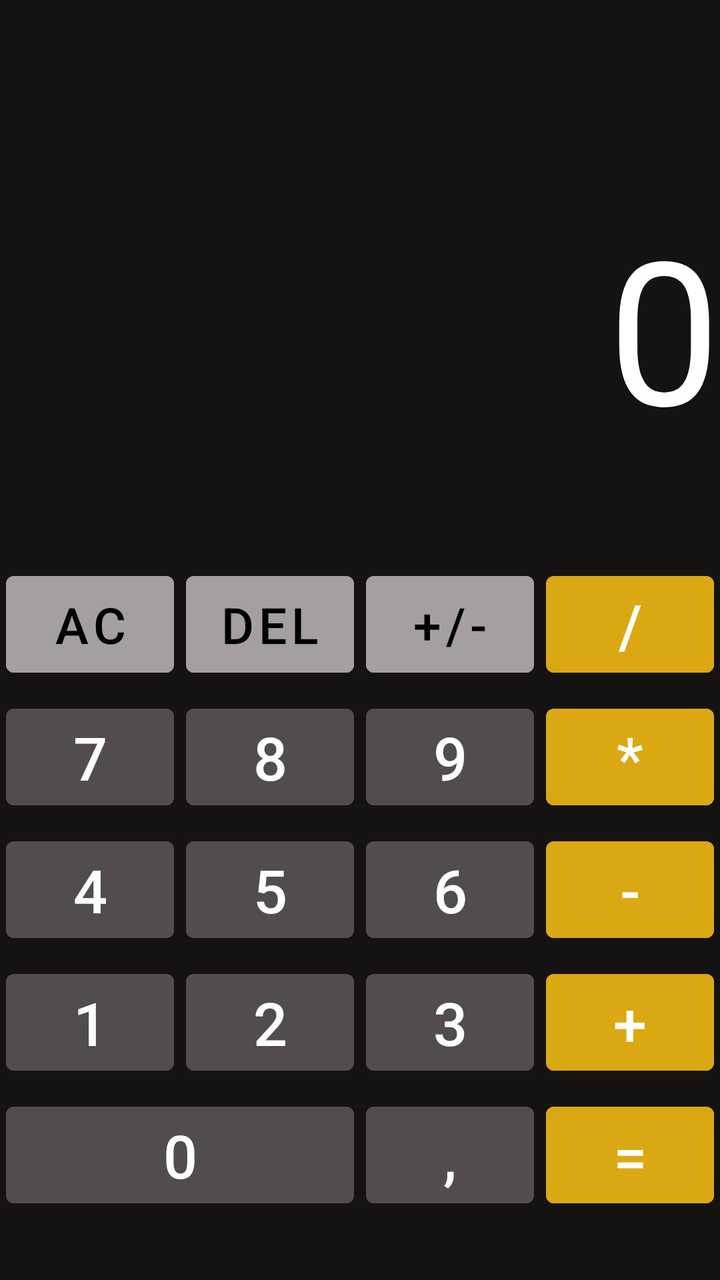
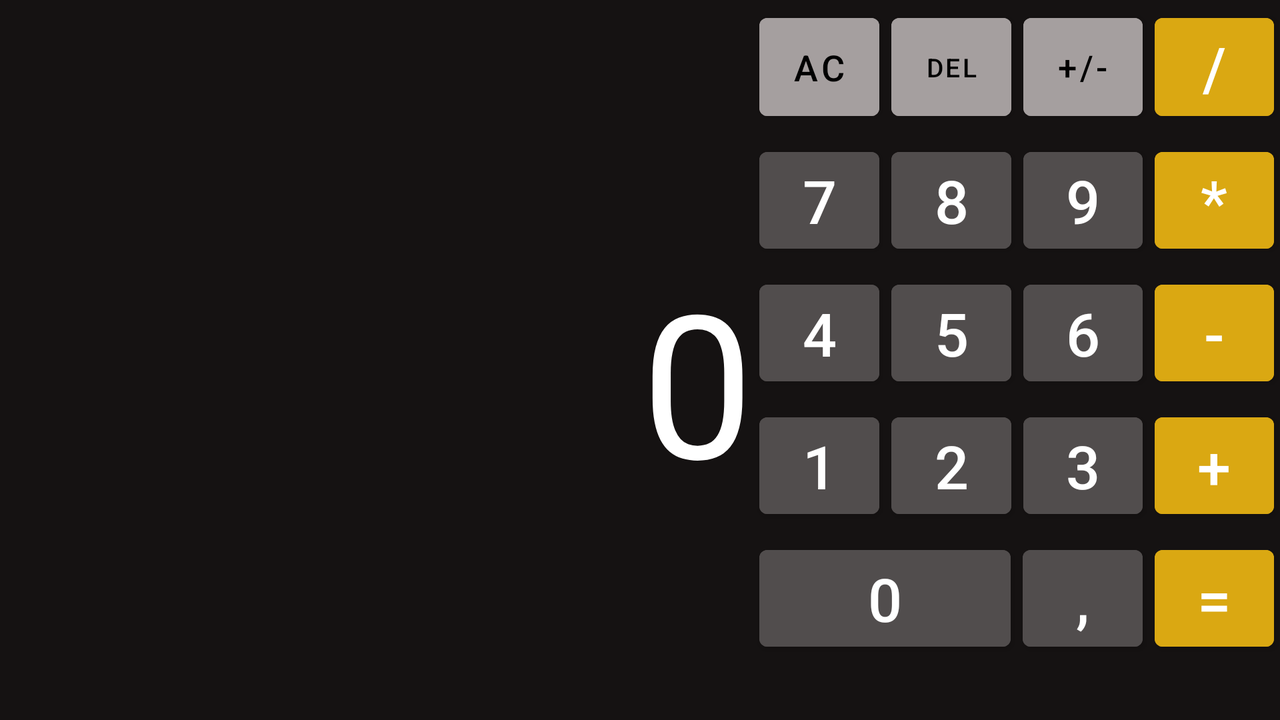

Two renders of one Android screen. The first uses the default layout on a phone; the second uses the alternative layout the repository ships for a different screen configuration, on a matching device. The two XML files are below.
<!-- AndroidManifest.xml: application theme Theme.Calculator -->
<!-- res/layout/activity_main.xml -->
<?xml version="1.0" encoding="utf-8"?>
<LinearLayout xmlns:android="http://schemas.android.com/apk/res/android"
    xmlns:tools="http://schemas.android.com/tools"
    android:layout_width="fill_parent"
    android:layout_height="fill_parent"
    android:background="#151212"
    android:orientation="vertical">

    <TextView
        android:id="@+id/textView2"
        android:layout_width="match_parent"
        android:layout_height="48dp"
        android:textColor="#8BC34A"
        android:textSize="15dp" />

    <TextView
        android:id="@+id/textView1"
        android:layout_width="match_parent"
        android:layout_height="231dp"
        android:gravity="right|center_vertical"
        android:text="0"
        android:textColor="@color/white"
        android:textSize="100dp"/>

    <LinearLayout
        android:layout_width="match_parent"
        android:layout_height="355dp"
        android:orientation="vertical">

        <LinearLayout
            android:layout_width="match_parent"
            android:layout_height="wrap_content"
            android:orientation="horizontal">

            <Button
                android:id="@+id/buttonAC"
                android:layout_width="wrap_content"
                android:layout_height="match_parent"
                android:layout_margin="3dp"
                android:layout_weight="1"
                android:backgroundTint="#A59F9F"
                android:text="AC"
                android:textColor="@color/black"
                android:textSize="25sp"/>

            <Button
                android:id="@+id/buttonDelete"
                android:layout_width="wrap_content"
                android:layout_height="match_parent"
                android:layout_margin="3dp"
                android:layout_weight="1"
                android:backgroundTint="#A59F9F"
                android:text="Del"
                android:textColor="@color/black"
                android:textSize="25sp" />

            <Button
                android:id="@+id/buttonPlusMinus"
                android:layout_width="wrap_content"
                android:layout_height="match_parent"
                android:layout_margin="3dp"
                android:layout_weight="1"
                android:backgroundTint="#A59F9F"
                android:text="+/-"
                android:textColor="@color/black"
                android:textSize="25sp" />

            <Button
                android:id="@+id/buttonDivision"
                android:layout_width="wrap_content"
                android:layout_height="match_parent"
                android:layout_margin="3dp"
                android:layout_weight="1"
                android:backgroundTint="#DAA812"
                android:text="/"
                android:textColor="@color/white"
                android:textSize="30sp"
                tools:ignore="TextContrastCheck" />
        </LinearLayout>

        <LinearLayout
            android:layout_width="match_parent"
            android:layout_height="wrap_content"
            android:orientation="horizontal">

            <Button
                android:id="@+id/button7"
                android:layout_width="wrap_content"
                android:layout_height="match_parent"
                android:layout_margin="3dp"
                android:layout_weight="1"
                android:backgroundTint="#514D4D"
                android:text="7"
                android:textColor="@color/white"
                android:textSize="30sp" />

            <Button
                android:id="@+id/button8"
                android:layout_width="wrap_content"
                android:layout_height="match_parent"
                android:layout_margin="3dp"
                android:layout_weight="1"
                android:backgroundTint="#514D4D"
                android:text="8"
                android:textColor="@color/white"
                android:textSize="30sp" />

            <Button
                android:id="@+id/button9"
                android:layout_width="wrap_content"
                android:layout_height="match_parent"
                android:layout_margin="3dp"
                android:layout_weight="1"
                android:backgroundTint="#514D4D"
                android:text="9"
                android:textColor="@color/white"
                android:textSize="30sp" />

            <Button
                android:id="@+id/buttonMultiplication"
                android:layout_width="wrap_content"
                android:layout_height="match_parent"
                android:layout_margin="3dp"
                android:layout_weight="1"
                android:backgroundTint="#DAA812"
                android:text="*"
                android:textColor="@color/white"
                android:textSize="30sp"
                tools:ignore="TextContrastCheck" />
        </LinearLayout>

        <LinearLayout
            android:layout_width="match_parent"
            android:layout_height="wrap_content"
            android:orientation="horizontal">

            <Button
                android:id="@+id/button4"
                android:layout_width="wrap_content"
                android:layout_height="match_parent"
                android:layout_margin="3dp"
                android:layout_weight="1"
                android:backgroundTint="#514D4D"
                android:text="4"
                android:textColor="@color/white"
                android:textSize="30sp" />

            <Button
                android:id="@+id/button5"
                android:layout_width="wrap_content"
                android:layout_height="match_parent"
                android:layout_weight="1"
                android:backgroundTint="#514D4D"
                android:text="5"
                android:textColor="@color/white"
                android:textSize="30sp"
                android:layout_margin="3dp"/>

            <Button
                android:id="@+id/button6"
                android:layout_width="wrap_content"
                android:layout_height="match_parent"
                android:layout_margin="3dp"
                android:layout_weight="1"
                android:backgroundTint="#514D4D"
                android:text="6"
                android:textColor="@color/white"
                android:textSize="30sp" />

            <Button
                android:id="@+id/buttonMinus"
                android:layout_width="wrap_content"
                android:layout_height="match_parent"
                android:layout_margin="3dp"
                android:layout_weight="1"
                android:backgroundTint="#DAA812"
                android:text="-"
                android:textColor="@color/white"
                android:textSize="30sp" />
        </LinearLayout>

        <LinearLayout
            android:layout_width="match_parent"
            android:layout_height="wrap_content"
            android:orientation="horizontal">

            <Button
                android:id="@+id/button1"
                android:layout_width="wrap_content"
                android:layout_height="match_parent"
                android:layout_margin="3dp"
                android:layout_weight="1"
                android:backgroundTint="#514D4D"
                android:text="1"
                android:textColor="@color/white"
                android:textSize="30sp" />

            <Button
                android:id="@+id/button2"
                android:layout_width="wrap_content"
                android:layout_height="match_parent"
                android:layout_margin="3dp"
                android:layout_weight="1"
                android:backgroundTint="#514D4D"
                android:text="2"
                android:textColor="@color/white"
                android:textSize="30sp" />

            <Button
                android:id="@+id/button3"
                android:layout_width="wrap_content"
                android:layout_height="match_parent"
                android:layout_margin="3dp"
                android:layout_weight="1"
                android:backgroundTint="#514D4D"
                android:text="3"
                android:textColor="@color/white"
                android:textSize="30sp" />

            <Button
                android:id="@+id/buttonPlus"
                android:layout_width="wrap_content"
                android:layout_height="match_parent"
                android:layout_margin="3dp"
                android:layout_weight="1"
                android:backgroundTint="#DAA812"
                android:text="+"
                android:textColor="@color/white"
                android:textSize="30sp" />
        </LinearLayout>

        <LinearLayout
            android:layout_width="match_parent"
            android:layout_height="wrap_content"
            android:orientation="horizontal">

            <LinearLayout
                android:layout_width="match_parent"
                android:layout_height="match_parent"
                android:orientation="horizontal"
                android:layout_weight="1">

                <Button
                    android:id="@+id/button0"
                    android:layout_width="wrap_content"
                    android:layout_height="match_parent"
                    android:layout_margin="3dp"
                    android:layout_weight="0.5"
                    android:backgroundTint="#514D4D"
                    android:text="0"
                    android:textColor="@color/white"
                    android:textSize="30sp" />
            </LinearLayout>

            <LinearLayout
                android:layout_width="match_parent"
                android:layout_height="match_parent"
                android:orientation="horizontal"
                android:layout_weight="1">

                <Button
                    android:id="@+id/buttonPoint"
                    android:layout_width="wrap_content"
                    android:layout_height="match_parent"
                    android:layout_margin="3dp"
                    android:layout_weight="0.25"
                    android:backgroundTint="#514D4D"
                    android:text=","
                    android:textColor="@color/white"
                    android:textSize="30sp" />

                <Button
                    android:id="@+id/buttonResult"
                    android:layout_width="wrap_content"
                    android:layout_height="match_parent"
                    android:layout_margin="3dp"
                    android:layout_weight="0.25"
                    android:backgroundTint="#DAA812"
                    android:text="="
                    android:textColor="@color/white"
                    android:textSize="30sp" />
            </LinearLayout>
        </LinearLayout>
    </LinearLayout>
</LinearLayout>
<!-- resources referenced by this layout -->
<resources>
  <color name="black">#FF000000</color>
  <color name="white">#FFFFFFFF</color>
  <style name="Theme.Calculator" parent="Theme.MaterialComponents.DayNight.DarkActionBar">
          
          <item name="colorPrimary">#5C5858</item>
          <item name="colorPrimaryVariant">@color/black</item>
          <item name="colorOnPrimary">@color/white</item>
          
          <item name="colorSecondary">@color/teal_200</item>
          <item name="colorSecondaryVariant">@color/teal_700</item>
          <item name="colorOnSecondary">@color/black</item>
          
          <item name="android:statusBarColor" tools:targetApi="l">?attr/colorPrimaryVariant</item>
          
      </style>
  <color name="teal_200">#FF03DAC5</color>
  <color name="teal_700">#FF018786</color>
</resources>
<!-- res/layout-land/activity_main.xml (the repository's variant of the layout above) -->
<!-- drawn on the phone turned sideways -->
<?xml version="1.0" encoding="utf-8"?>
<LinearLayout xmlns:android="http://schemas.android.com/apk/res/android"
    xmlns:tools="http://schemas.android.com/tools"
    android:layout_width="fill_parent"
    android:layout_height="fill_parent"
    android:background="#151212"
    android:orientation="vertical">


    <LinearLayout
        android:layout_width="match_parent"
        android:layout_height="wrap_content"
        android:orientation="horizontal">

        <LinearLayout
            android:layout_width="match_parent"
            android:layout_height="match_parent"
            android:layout_weight="0.7"
            android:orientation="vertical">

            <TextView
                android:id="@+id/textView2"
                android:layout_width="match_parent"
                android:layout_height="48dp"
                android:textColor="#8BC34A"
                android:textSize="15dp" />

            <TextView
                android:id="@+id/textView1"
                android:layout_width="match_parent"
                android:layout_height="256dp"
                android:layout_weight="1"
                android:gravity="right|center_vertical"
                android:text="0"
                android:textColor="@color/white"
                android:textSize="100dp" />
        </LinearLayout>

        <LinearLayout
            android:layout_width="match_parent"
            android:layout_height="match_parent"
            android:layout_weight="1"
            android:orientation="vertical">

            <LinearLayout
                android:layout_width="match_parent"
                android:layout_height="wrap_content"
                android:orientation="horizontal">

                <Button
                    android:id="@+id/buttonAC"
                    android:layout_width="wrap_content"
                    android:layout_height="match_parent"
                    android:layout_margin="3dp"
                    android:layout_weight="1"
                    android:backgroundTint="#A59F9F"
                    android:text="AC"
                    android:textColor="@color/black"
                    android:textSize="18sp" />

                <Button
                    android:id="@+id/buttonDelete"
                    android:layout_width="wrap_content"
                    android:layout_height="match_parent"
                    android:layout_margin="3dp"
                    android:layout_weight="1"
                    android:backgroundTint="#A59F9F"
                    android:text="Del"
                    android:textColor="@color/black"
                    android:textSize="13sp" />

                <Button
                    android:id="@+id/buttonPlusMinus"
                    android:layout_width="wrap_content"
                    android:layout_height="match_parent"
                    android:layout_margin="3dp"
                    android:layout_weight="1"
                    android:backgroundTint="#A59F9F"
                    android:text="+/-"
                    android:textColor="@color/black"
                    android:textSize="17sp" />

                <Button
                    android:id="@+id/buttonDivision"
                    android:layout_width="wrap_content"
                    android:layout_height="match_parent"
                    android:layout_margin="3dp"
                    android:layout_weight="1"
                    android:backgroundTint="#DAA812"
                    android:text="/"
                    android:textColor="@color/white"
                    android:textSize="30sp"
                    tools:ignore="TextContrastCheck" />
            </LinearLayout>

            <LinearLayout
                android:layout_width="match_parent"
                android:layout_height="wrap_content"
                android:orientation="horizontal">

                <Button
                    android:id="@+id/button7"
                    android:layout_width="wrap_content"
                    android:layout_height="match_parent"
                    android:layout_margin="3dp"
                    android:layout_weight="1"
                    android:backgroundTint="#514D4D"
                    android:text="7"
                    android:textColor="@color/white"
                    android:textSize="30sp" />

                <Button
                    android:id="@+id/button8"
                    android:layout_width="wrap_content"
                    android:layout_height="match_parent"
                    android:layout_margin="3dp"
                    android:layout_weight="1"
                    android:backgroundTint="#514D4D"
                    android:text="8"
                    android:textColor="@color/white"
                    android:textSize="30sp" />

                <Button
                    android:id="@+id/button9"
                    android:layout_width="wrap_content"
                    android:layout_height="match_parent"
                    android:layout_margin="3dp"
                    android:layout_weight="1"
                    android:backgroundTint="#514D4D"
                    android:text="9"
                    android:textColor="@color/white"
                    android:textSize="30sp" />

                <Button
                    android:id="@+id/buttonMultiplication"
                    android:layout_width="wrap_content"
                    android:layout_height="match_parent"
                    android:layout_margin="3dp"
                    android:layout_weight="1"
                    android:backgroundTint="#DAA812"
                    android:text="*"
                    android:textColor="@color/white"
                    android:textSize="30sp"
                    tools:ignore="TextContrastCheck" />
            </LinearLayout>

            <LinearLayout
                android:layout_width="match_parent"
                android:layout_height="wrap_content"
                android:orientation="horizontal">

                <Button
                    android:id="@+id/button4"
                    android:layout_width="wrap_content"
                    android:layout_height="match_parent"
                    android:layout_margin="3dp"
                    android:layout_weight="1"
                    android:backgroundTint="#514D4D"
                    android:text="4"
                    android:textColor="@color/white"
                    android:textSize="30sp" />

                <Button
                    android:id="@+id/button5"
                    android:layout_width="wrap_content"
                    android:layout_height="match_parent"
                    android:layout_margin="3dp"
                    android:layout_weight="1"
                    android:backgroundTint="#514D4D"
                    android:text="5"
                    android:textColor="@color/white"
                    android:textSize="30sp" />

                <Button
                    android:id="@+id/button6"
                    android:layout_width="wrap_content"
                    android:layout_height="match_parent"
                    android:layout_margin="3dp"
                    android:layout_weight="1"
                    android:backgroundTint="#514D4D"
                    android:text="6"
                    android:textColor="@color/white"
                    android:textSize="30sp" />

                <Button
                    android:id="@+id/buttonMinus"
                    android:layout_width="wrap_content"
                    android:layout_height="match_parent"
                    android:layout_margin="3dp"
                    android:layout_weight="1"
                    android:backgroundTint="#DAA812"
                    android:text="-"
                    android:textColor="@color/white"
                    android:textSize="30sp" />
            </LinearLayout>

            <LinearLayout
                android:layout_width="match_parent"
                android:layout_height="wrap_content"
                android:orientation="horizontal">

                <Button
                    android:id="@+id/button1"
                    android:layout_width="wrap_content"
                    android:layout_height="match_parent"
                    android:layout_margin="3dp"
                    android:layout_weight="1"
                    android:backgroundTint="#514D4D"
                    android:text="1"
                    android:textColor="@color/white"
                    android:textSize="30sp" />

                <Button
                    android:id="@+id/button2"
                    android:layout_width="wrap_content"
                    android:layout_height="match_parent"
                    android:layout_margin="3dp"
                    android:layout_weight="1"
                    android:backgroundTint="#514D4D"
                    android:text="2"
                    android:textColor="@color/white"
                    android:textSize="30sp" />

                <Button
                    android:id="@+id/button3"
                    android:layout_width="wrap_content"
                    android:layout_height="match_parent"
                    android:layout_margin="3dp"
                    android:layout_weight="1"
                    android:backgroundTint="#514D4D"
                    android:text="3"
                    android:textColor="@color/white"
                    android:textSize="30sp" />

                <Button
                    android:id="@+id/buttonPlus"
                    android:layout_width="wrap_content"
                    android:layout_height="match_parent"
                    android:layout_margin="3dp"
                    android:layout_weight="1"
                    android:backgroundTint="#DAA812"
                    android:text="+"
                    android:textColor="@color/white"
                    android:textSize="30sp" />
            </LinearLayout>

            <LinearLayout
                android:layout_width="match_parent"
                android:layout_height="wrap_content"
                android:orientation="horizontal">

                <LinearLayout
                    android:layout_width="match_parent"
                    android:layout_height="match_parent"
                    android:layout_weight="1"
                    android:orientation="horizontal">

                    <Button
                        android:id="@+id/button0"
                        android:layout_width="wrap_content"
                        android:layout_height="match_parent"
                        android:layout_margin="3dp"
                        android:layout_weight="0.5"
                        android:backgroundTint="#514D4D"
                        android:text="0"
                        android:textColor="@color/white"
                        android:textSize="30sp" />
                </LinearLayout>

                <LinearLayout
                    android:layout_width="match_parent"
                    android:layout_height="match_parent"
                    android:layout_weight="1"
                    android:orientation="horizontal">

                    <Button
                        android:id="@+id/buttonPoint"
                        android:layout_width="wrap_content"
                        android:layout_height="match_parent"
                        android:layout_margin="3dp"
                        android:layout_weight="0.25"
                        android:backgroundTint="#514D4D"
                        android:text=","
                        android:textColor="@color/white"
                        android:textSize="30sp" />

                    <Button
                        android:id="@+id/buttonResult"
                        android:layout_width="wrap_content"
                        android:layout_height="match_parent"
                        android:layout_margin="3dp"
                        android:layout_weight="0.25"
                        android:backgroundTint="#DAA812"
                        android:text="="
                        android:textColor="@color/white"
                        android:textSize="30sp" />
                </LinearLayout>

            </LinearLayout>
        </LinearLayout>
    </LinearLayout>

    <FrameLayout
        android:layout_width="match_parent"
        android:layout_height="84dp"></FrameLayout>


</LinearLayout>
